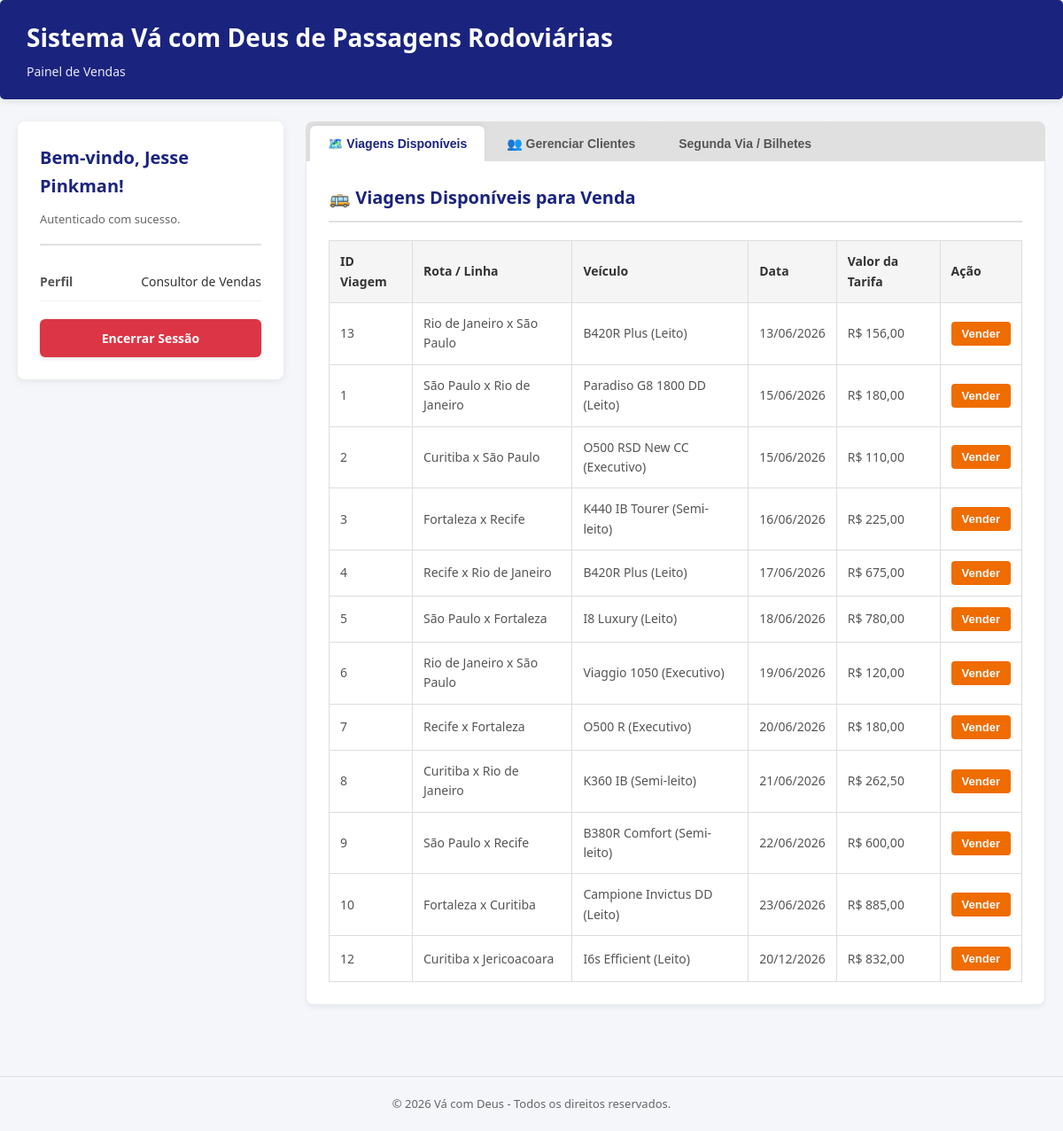
/vendas.php (signed in), run on the app's committed database.
### tables this page shows
CREATE TABLE `usuario` (
  `id` int(11) NOT NULL,
  `nome` varchar(100) NOT NULL,
  `login` varchar(50) NOT NULL,
  `senha` varchar(255) NOT NULL,
  `perfil_id` int(11) NOT NULL
);

CREATE TABLE `perfil` (
  `id` int(11) NOT NULL,
  `nome` varchar(50) NOT NULL
);

CREATE TABLE `viagem` (
  `id` int(11) NOT NULL,
  `rota_id` int(11) NOT NULL,
  `veiculo_id` int(11) NOT NULL,
  `data` datetime NOT NULL,
  `valor` decimal(10,2) NOT NULL
);

CREATE TABLE `rota` (
  `id` int(11) NOT NULL,
  `nome` varchar(150) NOT NULL,
  `cidade_origem_id` int(11) NOT NULL,
  `cidade_destino_id` int(11) NOT NULL,
  `tempo_viagem` varchar(50) NOT NULL,
  `valor_base` decimal(10,2) NOT NULL DEFAULT 0.00
);

CREATE TABLE `veiculo` (
  `id` int(11) NOT NULL,
  `marca` varchar(50) NOT NULL,
  `modelo` varchar(100) NOT NULL,
  `poltrona` varchar(50) NOT NULL,
  `tipo` enum('Executivo','Semi-leito','Leito') NOT NULL
);

### crud_viagens.php (called while the page is built, shortened)
<?php
function listarViagens() {
    $viagens = [];
    $banco = abrirBanco();
    $sql = "SELECT v.id, v.data, v.valor,
                   r.nome AS nome_rota,
                   vei.modelo AS modelo_veiculo, vei.tipo AS tipo_veiculo
            FROM viagem v
            INNER JOIN rota r ON v.rota_id = r.id
            INNER JOIN veiculo vei ON v.veiculo_id = vei.id
            ORDER BY v.data ASC";
    $resultado = $banco->query($sql);
    while ($row = mysqli_fetch_array($resultado)) {
        $viagens[] = $row;
    }
    return $viagens;
}

### vendas.php (the view, shortened to what this page needs)
<?php
include 'crud_viagens.php';
include 'crud_reservas.php';
$viagens_disponiveis = listarViagens();
$id = mysqli_real_escape_string($connect, $_SESSION['id_usuario']);
$sql = "SELECT usuario.nome AS nome_usuario, usuario.perfil_id, perfil.nome AS nome_perfil
FROM usuario
INNER JOIN perfil ON usuario.perfil_id = perfil.id
WHERE usuario.id = '$id'";
$resultado = mysqli_query($connect, $sql);
$dados = mysqli_fetch_array($resultado);
?>
<!DOCTYPE html>
<html lang="pt-br">
<head>
</head>
<body>
    <header class="page-header">
        <div>
            <h1>Sistema Vá com Deus de Passagens Rodoviárias</h1>
            <p>Painel de Vendas</p>
        </div>
    </header>
    <main class="page-content">
        <div class="content-grid">
            <aside class="user-card">
                <div class="card-body">
                    <div class="welcome-box">
                        <h2>Bem-vindo, <?php echo htmlspecialchars($dados['nome_usuario']); ?>!</h2>
                        <span>Autenticado com sucesso.</span>
                    </div>
                    <div class="info-grid">
                        <div class="info-item">
                            <label>Perfil</label>
                            <span><?php echo htmlspecialchars($dados['nome_perfil'] ?? 'Não definido'); ?></span>
                        </div>
                    </div>
                    <form action="logout.php" method="POST" style="margin: 0; padding: 0;">
                        <button type="submit" class="btn-sair">Encerrar Sessão</button>
                    </form>
                </div>
            </aside>
            <div class="main-tabs-wrapper" style="flex: 1; display: flex; flex-direction: column;">
                <div class="tabs-container">
                    <button class="tab-btn active" onclick="alternarAba(event, 'aba-viagens')">🗺️ Viagens Disponíveis</button>
                    <button class="tab-btn" onclick="alternarAba(event, 'aba-clientes')">👥 Gerenciar Clientes</button>
                    <button class="tab-btn" onclick="alternarAba(event, 'aba-historico')">️ Segunda Via / Bilhetes</button>
                </div>
                <div id="aba-viagens" class="tab-content active-content">
                    <section class="table-section">
                        <h3>🚌 Viagens Disponíveis para Venda</h3>
                        <div class="table-placeholder">
                            <table>
                                <thead>
                                    <tr>
                                        <th>ID Viagem</th>
                                        <th>Rota / Linha</th>
                                        <th>Veículo</th>
                                        <th>Data</th>
                                        <th>Valor da Tarifa</th>
                                        <th>Ação</th>
                                    </tr>
                                </thead>
                                <tbody>
                                    <?php if (empty($viagens_disponiveis)): ?>
                                        <tr>
                                            <td colspan="6" align="center">Nenhuma viagem localizada para venda.</td>
                                        </tr>
                                    <?php else: ?>
                                        <?php foreach ($viagens_disponiveis as $viagem): ?>
                                            <tr>
                                                <td><?= $viagem["id"] ?></td>
                                                <td><?= htmlspecialchars($viagem["nome_rota"]) ?></td>
                                                <td><?= htmlspecialchars($viagem["modelo_veiculo"] . " (" . $viagem["tipo_veiculo"] . ")") ?></td>
                                                <td><?= date('d/m/Y', strtotime($viagem["data"])) ?></td>
                                                <td>R$ <?= number_format($viagem["valor"], 2, ',', '.') ?></td>
                                                <td>
                                                    <form name="venderPassagem" action="vender_passagem.php" method="POST" style="margin:0;">
                                                        <button type="submit" name="btn-vender" class="btn-vender">Vender</button>
                                                    </form>
                                                </td>
                                            </tr>
                                        <?php endforeach; ?>
                                    <?php endif; ?>
                                </tbody>
                            </table>
                        </div>
                    </section>
                </div>
            </div>
        </div>
    </main>
    <footer class="page-footer">
        &copy; <?php echo date('Y'); ?> Vá com Deus - Todos os direitos reservados.
    </footer>
</body>
</html>

### vendas.php (style rules this page uses)
* { margin: 0; padding: 0; box-sizing: border-box; }
body { font-family: 'Segoe UI', Tahoma, Geneva, Verdana, sans-serif; background-color: #f4f6f9; color: #333; line-height: 1.6; }
.page-header { background-color: #1a237e; color: white; padding: 20px 30px; border-radius: 5px; margin-bottom: 25px; box-shadow: 0 2px 8px rgba(0, 0, 0, 0.1); }
.page-header h1 { font-size: 28px; font-weight: 600; margin-bottom: 5px; }
.page-header p { font-size: 14px; opacity: 0.9; }
.page-content { padding: 0 20px 40px; }
.content-grid { display: grid; grid-template-columns: 300px 1fr; gap: 25px; align-items: start; }
.user-card { background: white; border-radius: 8px; box-shadow: 0 2px 8px rgba(0, 0, 0, 0.08); overflow: hidden; }
.card-body { padding: 25px; }
.welcome-box { margin-bottom: 20px; padding-bottom: 15px; border-bottom: 2px solid #e0e0e0; }
.welcome-box h2 { font-size: 20px; color: #1a237e; margin-bottom: 8px; }
.welcome-box span { font-size: 13px; color: #666; }
.info-grid { margin-bottom: 20px; }
.info-item { display: flex; justify-content: space-between; padding: 10px 0; border-bottom: 1px solid #f0f0f0; }
.info-item label { font-weight: 600; color: #555; font-size: 14px; }
.info-item span { color: #333; font-size: 14px; }
.btn-sair { background-color: #dc3545; color: #ffffff; border: none; padding: 12px 20px; font-family: 'Segoe UI', Tahoma, Geneva, Verdana, sans-serif; font-size: 14px; font-weight: 600; border-radius: 6px; cursor: pointer; transition: background-color 0.2s ease, transform 0.1s ease; box-shadow: 0 2px 4px rgba(0, 0, 0, 0.1); width: 100%; }
.tabs-container { display: flex; gap: 5px; margin-bottom: 0; flex-wrap: wrap; background: #e0e0e0; padding: 5px 5px 0; border-radius: 8px 8px 0 0; }
.tab-btn { background-color: #e0e0e0; border: none; padding: 12px 20px; cursor: pointer; font-size: 14px; font-weight: 600; border-radius: 6px 6px 0 0; transition: background 0.3s, color 0.3s; color: #555; }
.tab-btn.active { background-color: #ffffff; color: #1a237e; box-shadow: 0 -2px 5px rgba(0, 0, 0, 0.05); }
.tab-content { display: none; padding: 25px; background: #ffffff; border: 1px solid #e2e8f0; border-top: none; border-radius: 0 0 8px 8px; box-shadow: 0 4px 6px -1px rgba(0, 0, 0, 0.05); }
.tab-content.active-content { display: block !important; }
.tab-content h3 { font-size: 20px; color: #1a237e; margin-bottom: 20px; padding-bottom: 10px; border-bottom: 2px solid #e0e0e0; }
.btn-vender { background-color: #ef6c00; color: white; border: none; padding: 6px 12px; border-radius: 4px; cursor: pointer; font-size: 13px; font-weight: 600; transition: background-color 0.2s ease; }
table { width: 100%; border-collapse: collapse; margin-top: 10px; background: white; }
table thead { background-color: #f5f5f5; }
table th { padding: 12px; text-align: left; font-weight: 600; color: #333; border: 1px solid #ddd; font-size: 14px; }
table td { padding: 12px; border: 1px solid #ddd; font-size: 14px; color: #555; }
.page-footer { text-align: center; padding: 20px; color: #666; font-size: 13px; border-top: 1px solid #e0e0e0; margin-top: 40px; }

### data on the page
usuario: nome "Jesse Pinkman", perfil.nome "Consultor de Vendas"
viagem: id "13", rota.nome "Rio de Janeiro x São Paulo", veiculo.tipo "B420R Plus (Leito)", data "13/06/2026", valor "156,00"
viagem: id "1", rota.nome "São Paulo x Rio de Janeiro", veiculo.tipo "Paradiso G8 1800 DD (Leito)", data "15/06/2026", valor "180,00"
viagem: id "2", rota.nome "Curitiba x São Paulo", veiculo.tipo "O500 RSD New CC (Executivo)", data "15/06/2026", valor "110,00"
viagem: id "3", rota.nome "Fortaleza x Recife", veiculo.tipo "K440 IB Tourer (Semi-leito)", data "16/06/2026", valor "225,00"
viagem: id "4", rota.nome "Recife x Rio de Janeiro", veiculo.tipo "B420R Plus (Leito)", data "17/06/2026", valor "675,00"
viagem: id "5", rota.nome "São Paulo x Fortaleza", veiculo.tipo "I8 Luxury (Leito)", data "18/06/2026", valor "780,00"
viagem: id "6", rota.nome "Rio de Janeiro x São Paulo", veiculo.tipo "Viaggio 1050 (Executivo)", data "19/06/2026", valor "120,00"
viagem: id "7", rota.nome "Recife x Fortaleza", veiculo.tipo "O500 R (Executivo)", data "20/06/2026", valor "180,00"
viagem: id "8", rota.nome "Curitiba x Rio de Janeiro", veiculo.tipo "K360 IB (Semi-leito)", data "21/06/2026", valor "262,50"
viagem: id "9", rota.nome "São Paulo x Recife", veiculo.tipo "B380R Comfort (Semi-leito)", data "22/06/2026", valor "600,00"
viagem: id "10", rota.nome "Fortaleza x Curitiba", veiculo.tipo "Campione Invictus DD (Leito)", data "23/06/2026", valor "885,00"
viagem: id "12", rota.nome "Curitiba x Jericoacoara", veiculo.tipo "I6s Efficient (Leito)", data "20/12/2026", valor "832,00"
